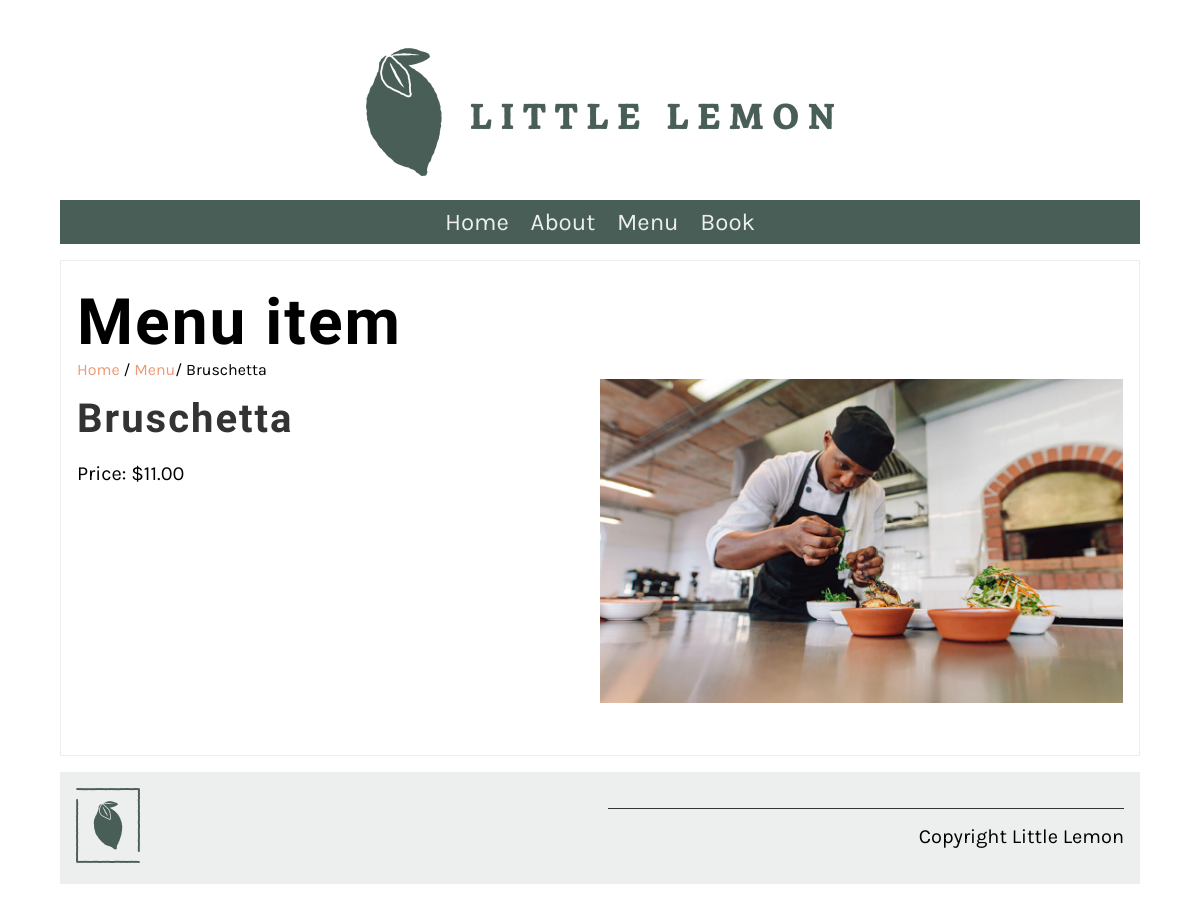
The page /menu_item/3/ on the database as committed earlier.
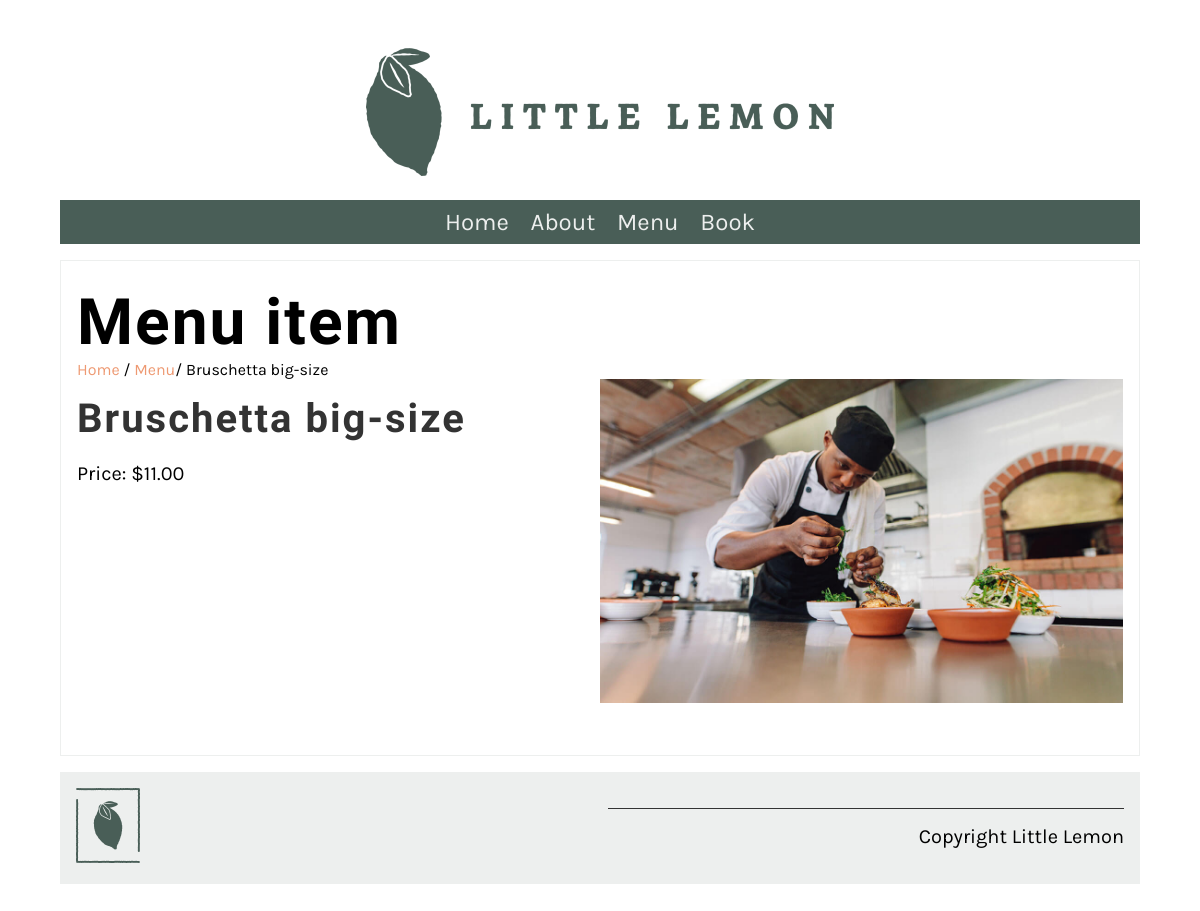
The same page on the database as committed later.
### restaurant/models.py (models this page shows, shortened)
class Menu(models.Model):
   name = models.CharField(max_length=200)
   price = models.IntegerField(null=False)

### restaurant/views.py (the view)
# urls.py: path('menu_item/<int:pk>/', views.display_menu_item, name="menu_item"),
def display_menu_item(request, pk=None):
    if pk:
        menu_item = Menu.objects.get(pk=pk)
    else:
        menu_item = ""
    return render(request, 'menu_item.html', {"menu_item": menu_item})

### templates/menu_item.html (shortened to what this page needs)
{% extends 'base.html' %} {% load static %} {% block content %}
<section>
  <article>
    <h1>Menu item</h1>
    <span>
      <a href="{% url 'home' %}">Home</a> / <a href="{% url 'menu' %}">Menu</a>/
      {{menu_item.name}}
    </span>
    <div class="row">
      <div class="column">
        <h2>{{ menu_item.name }}</h2>
        <p>Price: ${{ menu_item.price }}.00</p>
      </div>
      <div class="column">
        <img src="{% static 'img/restaurant chef C.jpg' %}" />
      </div>
    </div>
  </article>
</section>
{% endblock %}

Rows that differ between the two databases and show on the page:
changed Menu: name "Bruschetta" → "Bruschetta big-size"
